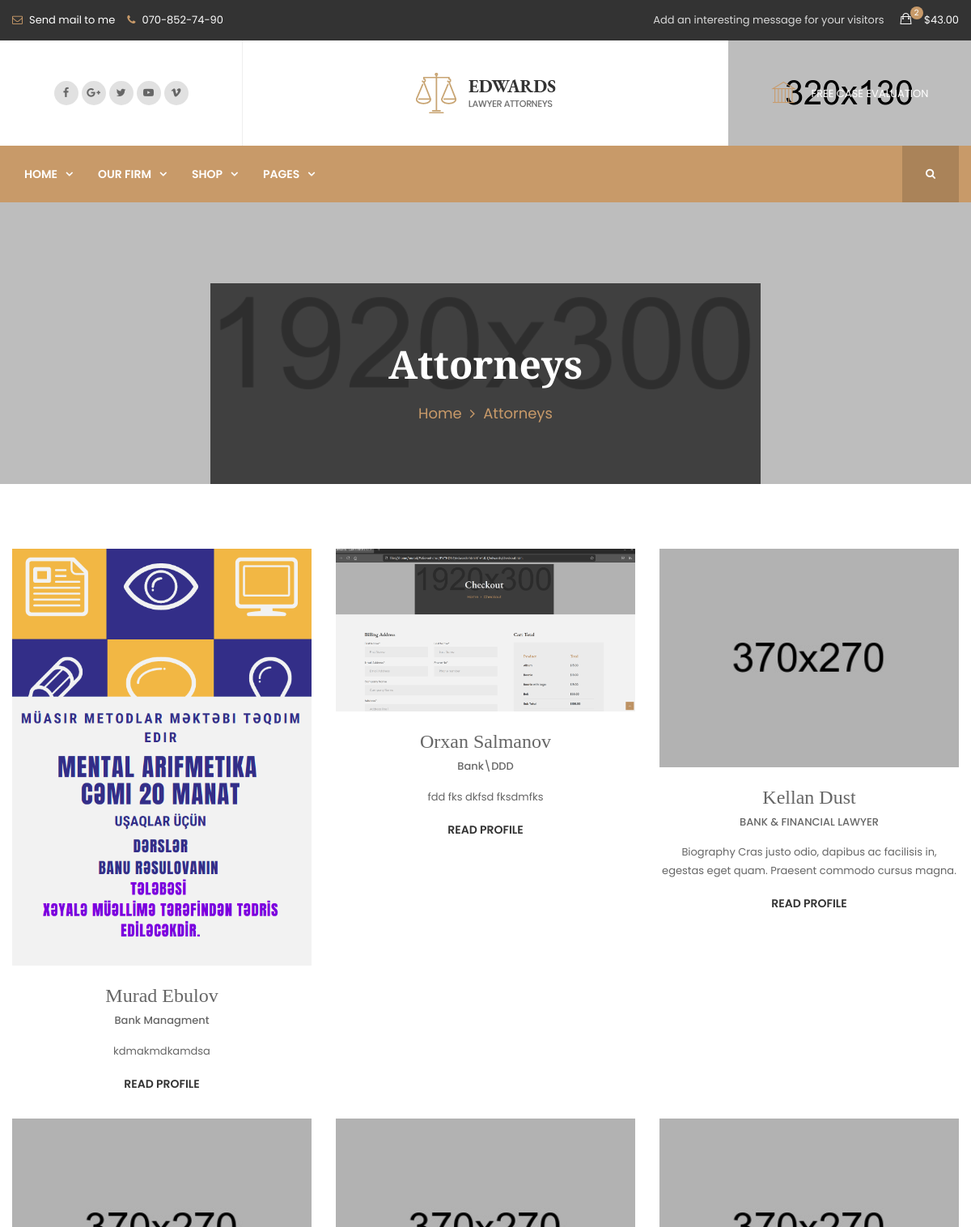
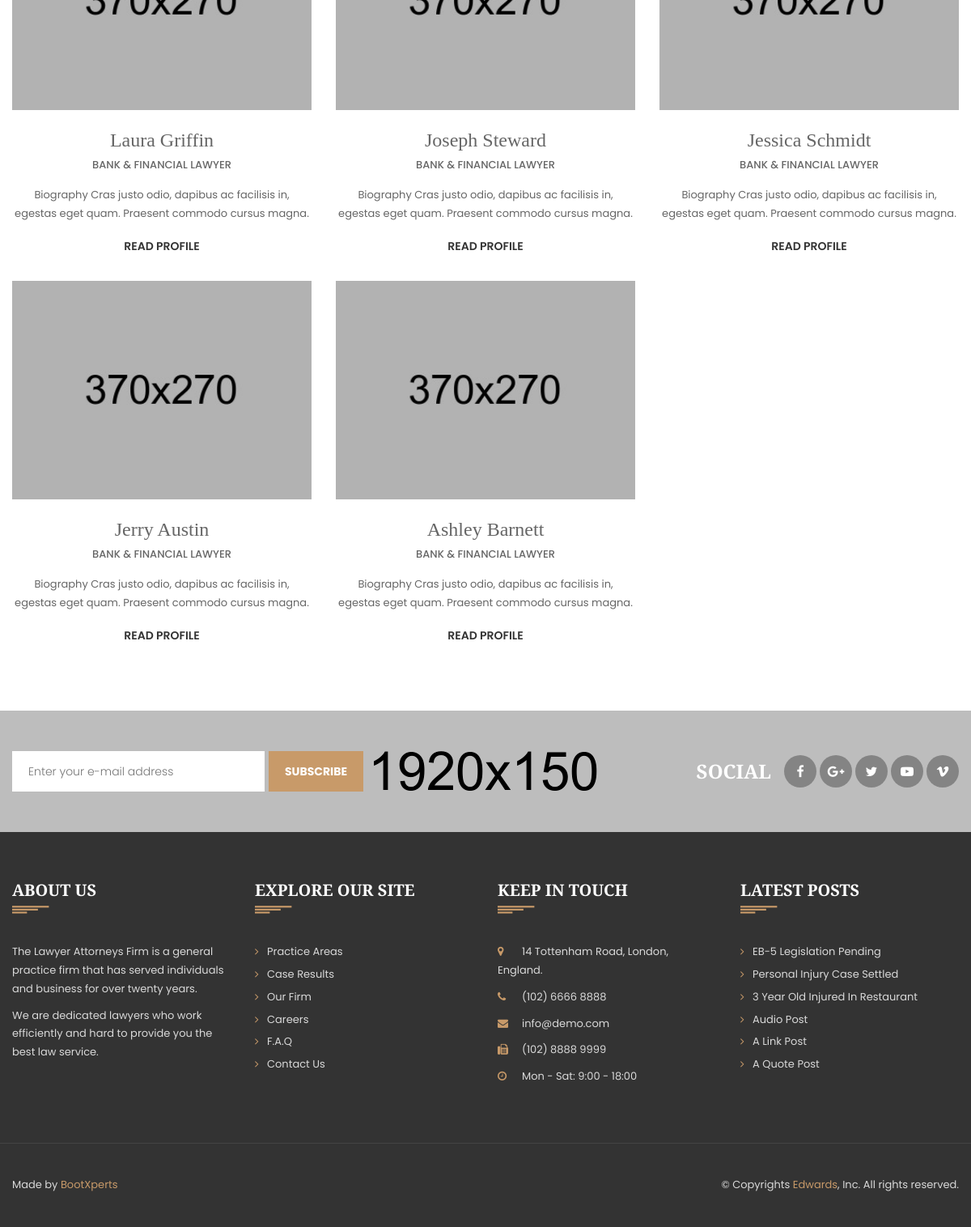
/attorneys/, run on the app's committed database (2 pictures, top to bottom).
### home/models.py (models this page shows, shortened)
class Attorney(models.Model):
    name = models.CharField(max_length=40)
    surname = models.CharField(max_length=40)
    absolutejob = models.CharField(max_length=40)
    biography = models.TextField()
    image = models.ImageField()
    date = models.DateField(auto_now=True)

### home/views.py (the view)
# urls.py: path('attorneys/',views.attorneys),
def attorneys(request):
    attorney = Attorney.objects.all()
    return render(request,"attorneys.html", {'attorney':attorney})

### templates/attorneys.html (shortened to what this page needs)
{% extends "base.html"%}
{% block body %}
{% load static %}
    <div class="main-wrapper">
      <div class="header-section d-none d-lg-block">
        <div class="header-top">
            <div class="container">
                <div class="row">
                    <div class="col-lg-6">
                        <div class="header-top-left">
                            <div class="header-top-left-info">
                                <p><i class="fa fa-envelope-o"></i><a href="mailto:ebulzade@inbox.ru">Send mail to me</a></p>
                                <p><i class="fa fa-phone"></i><a href="#">070-852-74-90</a></p>
                            </div>
                        </div>
                    </div>
                    <div class="col-lg-6">
                        <div class="header-top-right">
                            <p class="header-top-right-text">Add an interesting message for your visitors</p>
                            <a href="http://localhost:8000/cart" class="header-top-right-cart">
                                <i class="ion-bag" data-count="2"></i> $43.00
                            </a>
                        </div>
                    </div>
                </div>
            </div>
        </div>
        <div class="header-middle">
            <div class="row no-gutters">
                <div class="header-middle-left col-auto">
                    <div class="header-middle-social">
                        <a href="#"><i class="fa fa-facebook"></i></a>
                        <a href="#"><i class="fa fa-google-plus"></i></a>
                        <a href="#"><i class="fa fa-twitter"></i></a>
                        <a href="#"><i class="fa fa-youtube-play"></i></a>
                        <a href="#"><i class="fa fa-vimeo"></i></a>
                    </div>
                </div>
                <div class="header-middle-center col">
                    <div class="header-logo">
                        <a href="http://localhost:8000"><img src="{% static 'assets/images/logo/logo_1.png' %}" alt="Lawyer Attorneys"></a>
                    </div>
                </div>
                <div class="header-middle-right col-auto">
                    <div class="header-middle-free-case">
                        <a href="http://localhost:8000/contact"><i class="pe-7s-culture"></i>FREE CASE EVALUATION</a>
                    </div>
                </div>
            </div>
        </div>
        <div class="header-bottom">
            <div class="container">
                <div class="row">
                    <div class="col">
                        <div class="primary-menu">
                            <nav>
                                <ul>
                                    <li class="menu-item-has-children"><a href="http://localhost:8000">Home</a>
                                    </li>
                                    <li class="menu-item-has-children"><a href="#">Our Firm</a>
                                    </li>
                                    <li class="menu-item-has-children"><a href="http://localhost:8000/shop">Shop</a>
                                    </li>
                                    <li class="menu-item-has-children"><a href="#">Pages</a>
                                    </li>
                                </ul>
                            </nav>
                        </div>
                    </div>
                    <div class="col-auto">
                        <button class="header-bottom-search-toggle header-search-toggle" data-target="#fullscreen-search-overlay"><i class="fa fa-search"></i></button>
                    </div>
                </div>
            </div>
        </div>
    </div>
        <div class="page-banner-section section">
            <div class="container">
                <div class="page-title-container">
                    <div class="inner">
                        <h1 class="page-title">Attorneys</h1>
                        <ul class="page-breadcrumb">
                            <li><a href="http://localhost:8000/">Home</a></li>
                            <li>Attorneys</li>
                        </ul>
                    </div>
                </div>
            </div>
        </div>
                <div class="section section-padding">
                    <div class="container">
                        <div class="row mbn-30">
                            {% for attorney in attorney %}
                                <div class="col-lg-4 col-sm-6 col-12 mb-30">
                                    <div class="team text-center">
                                        <a href="http://localhost:8000/singleattorney" class="team-image"><img src="{{ attorney.image.url }}" alt=""></a>
                                        <div class="team-content">
                                            <h3 class="name">{{attorney.name}} {{attorney.surname}}</h3>
                                            <span class="title">{{attorney.absolutejob}}</span>
                                            <p class="desc">{{attorney.biography}}</p>
                                            <a href="http://localhost:8000/singleattorney" class="read-more">Read Profile</a>
                                        </div>
                                    </div>
                                </div>
                            {% endfor %}
                            <div class="col-lg-4 col-sm-6 col-12 mb-30">
                                <div class="team text-center">
                                    <a href="http://localhost:8000/singleattorney" class="team-image"><img src="{% static 'assets/images/team/team-1.jpg' %}" alt=""></a>
                                    <div class="team-content">
                                        <h3 class="name">Kellan Dust</h3>
                                        <span class="title">BANK & FINANCIAL LAWYER</span>
                                        <p class="desc">Biography Cras justo odio, dapibus ac facilisis in, egestas eget quam. Praesent commodo cursus magna.</p>
                                        <a href="http://localhost:8000/singleattorney" class="read-more">Read Profile</a>
                                    </div>
                                </div>
                            </div>
                            <div class="col-lg-4 col-sm-6 col-12 mb-30">
                                <div class="team text-center">
                                    <a href="http://localhost:8000/singleattorney" class="team-image"><img src="{% static 'assets/images/team/team-2.jpg' %}" alt=""></a>
                                    <div class="team-content">
                                        <h3 class="name">Laura Griffin</h3>
                                        <span class="title">BANK & FINANCIAL LAWYER</span>
                                        <p class="desc">Biography Cras justo odio, dapibus ac facilisis in, egestas eget quam. Praesent commodo cursus magna.</p>
                                        <a href="http://localhost:8000/singleattorney" class="read-more">Read Profile</a>
                                    </div>
                                </div>
                            </div>
                            <div class="col-lg-4 col-sm-6 col-12 mb-30">
                                <div class="team text-center">
                                    <a href="http://localhost:8000/singleattorney" class="team-image"><img src="{% static 'assets/images/team/team-3.jpg' %}" alt=""></a>
                                    <div class="team-content">
                                        <h3 class="name">Joseph Steward</h3>
                                        <span class="title">BANK & FINANCIAL LAWYER</span>
                                        <p class="desc">Biography Cras justo odio, dapibus ac facilisis in, egestas eget quam. Praesent commodo cursus magna.</p>
                                        <a href="http://localhost:8000/singleattorney" class="read-more">Read Profile</a>
                                    </div>
                                </div>
                            </div>
                            <div class="col-lg-4 col-sm-6 col-12 mb-30">
                                <div class="team text-center">
                                    <a href="http://localhost:8000/singleattorney" class="team-image"><img src="{% static 'assets/images/team/team-4.jpg' %}" alt=""></a>
                                    <div class="team-content">
                                        <h3 class="name">Jessica Schmidt</h3>
                                        <span class="title">BANK & FINANCIAL LAWYER</span>
                                        <p class="desc">Biography Cras justo odio, dapibus ac facilisis in, egestas eget quam. Praesent commodo cursus magna.</p>
                                        <a href="http://localhost:8000/singleattorney" class="read-more">Read Profile</a>
                                    </div>
                                </div>
                            </div>
                            <div class="col-lg-4 col-sm-6 col-12 mb-30">
                                <div class="team text-center">
                                    <a href="http://localhost:8000/singleattorney" class="team-image"><img src="{% static 'assets/images/team/team-5.jpg' %}" alt=""></a>
                                    <div class="team-content">
                                        <h3 class="name">Jerry Austin</h3>
                                        <span class="title">BANK & FINANCIAL LAWYER</span>
                                        <p class="desc">Biography Cras justo odio, dapibus ac facilisis in, egestas eget quam. Praesent commodo cursus magna.</p>
                                        <a href="http://localhost:8000/singleattorney" class="read-more">Read Profile</a>
                                    </div>
                                </div>
                            </div>
                            <div class="col-lg-4 col-sm-6 col-12 mb-30">
                                <div class="team text-center">
                                    <a href="http://localhost:8000/singleattorney" class="team-image"><img src="{% static 'assets/images/team/team-6.jpg' %}" alt=""></a>
                                    <div class="team-content">
                                        <h3 class="name">Ashley Barnett</h3>
                                        <span class="title">BANK & FINANCIAL LAWYER</span>
                                        <p class="desc">Biography Cras justo odio, dapibus ac facilisis in, egestas eget quam. Praesent commodo cursus magna.</p>
                                        <a href="http://localhost:8000/singleattorney" class="read-more">Read Profile</a>
                                    </div>
                                </div>
                            </div>
                        </div>
                    </div>
                </div>
        <div class="newsletter-socail-section section" data-bg-image="{% static 'assets/images/bg/newsletter-bg.png' %}">
            <div class="container">
                <div class="row justify-content-between align-items-center mbn-30">
                    <div class="col-lg-auto col-12 mb-30">
                        <div class="newsletter-form">
                            <form id="mc-form" class="mc-form">
                                <input id="mc-email" autocomplete="off" type="email" placeholder="Enter your e-mail address">
                                <input id="mc-submit" class="btn btn-primary" type="submit" value="SUBSCRIBE">
                            </form>
                        </div>
                    </div>
                    <div class="d-flex flex-wrap align-items-center col-lg-auto col-12 mb-25">
                        <h3 class="text-white text-uppercase mr-3 mb-0 mb-5 mb-sm-0">Social</h3>
                        <div class="footer-top-socail mb-5 mb-sm-0">
                            <a href="#"><i class="fa fa-facebook"></i></a>
                            <a href="#"><i class="fa fa-google-plus"></i></a>
                            <a href="#"><i class="fa fa-twitter"></i></a>
                            <a href="#"><i class="fa fa-youtube-play"></i></a>
                            <a href="#"><i class="fa fa-vimeo"></i></a>
                        </div>
                    </div>
                </div>
            </div>
        </div>
        <div class="footer-section section">
            <div class="container">
                <div class="footer-widget-area row">
                    <div class="footer-widget col-lg-3 col-md-6 col-12">
                        <h4 class="footer-widget-title">ABOUT US</h4>
                        <div class="footer-widget-text">
                            <p>The Lawyer Attorneys Firm is a general practice firm that has served individuals and business for over twenty years.</p>
                            <p>We are dedicated lawyers who work efficiently and hard to provide you the best law service.</p>
                        </div>
                    </div>
                    <div class="footer-widget col-lg-3 col-md-6 col-12">
                        <h4 class="footer-widget-title">EXPLORE OUR SITE</h4>
                        <ul class="footer-widget-link">
                            <li><a href="practice-areas-1.html">Practice Areas</a></li>
                            <li><a href="case-results.html">Case Results</a></li>
                            <li><a href="http://localhost:8000/about">Our Firm</a></li>
                            <li><a href="careers.html">Careers</a></li>
                            <li><a href="http://localhost:8000/faq">F.A.Q</a></li>
                            <li><a href="http://localhost:8000/contact">Contact Us</a></li>
                        </ul>
                    </div>
                    <div class="footer-widget col-lg-3 col-md-6 col-12">
                        <h4 class="footer-widget-title">KEEP IN TOUCH</h4>
                        <div class="footer-widget-text">
                            <p><i class="fa fa-map-marker"></i> 14 Tottenham Road, London, England.</p>
                            <p><i class="fa fa-phone"></i> (102) 6666 8888</p>
                            <p><i class="fa fa-envelope"></i> <a href="mailto:info@demo.com">info@demo.com</a></p>
                            <p><i class="fa fa-fax"></i> (102) 8888 9999</p>
                            <p><i class="fa fa-clock-o"></i> Mon - Sat: 9:00 - 18:00</p>
                        </div>
                    </div>
                    <div class="footer-widget col-lg-3 col-md-6 col-12">
                        <h4 class="footer-widget-title">LATEST POSTS</h4>
                        <ul class="footer-widget-link">
                            <li><a href="news-details.html">EB-5 Legislation Pending</a></li>
                            <li><a href="news-details.html">Personal Injury Case Settled</a></li>
                            <li><a href="news-details.html">3 Year Old Injured In Restaurant</a></li>
                            <li><a href="news-details.html">Audio Post</a></li>
                            <li><a href="news-details.html">A Link Post</a></li>
                            <li><a href="news-details.html">A Quote Post</a></li>
                        </ul>
                    </div>
                </div>
            </div>
        </div>
        <div class="copyright-section section">
            <div class="container">
                <div class="row justify-content-between">
                    <div class="copyright-content text-center col-lg-auto col-12">
                        <p>Made by <a href="https://themeforest.net/user/bootxperts/portfolio">BootXperts</a></p>
                    </div>
                    <div class="copyright-content text-center col-lg-auto col-12">
                        <p>&copy; Copyrights <span class="text-primary">Edwards</span>, Inc. All rights reserved.</p>
                    </div>
                </div>
            </div>
        </div>
    </div>
{% endblock %}

### data on the page
Attorney: image (picture), name "Murad", surname "Ebulov", absolutejob "Bank Managment", biography "kdmakmdkamdsa"
Attorney: image (picture), name "Orxan", surname "Salmanov", absolutejob "Bank\\DDD", biography "fdd fks dkfsd fksdmfks"
